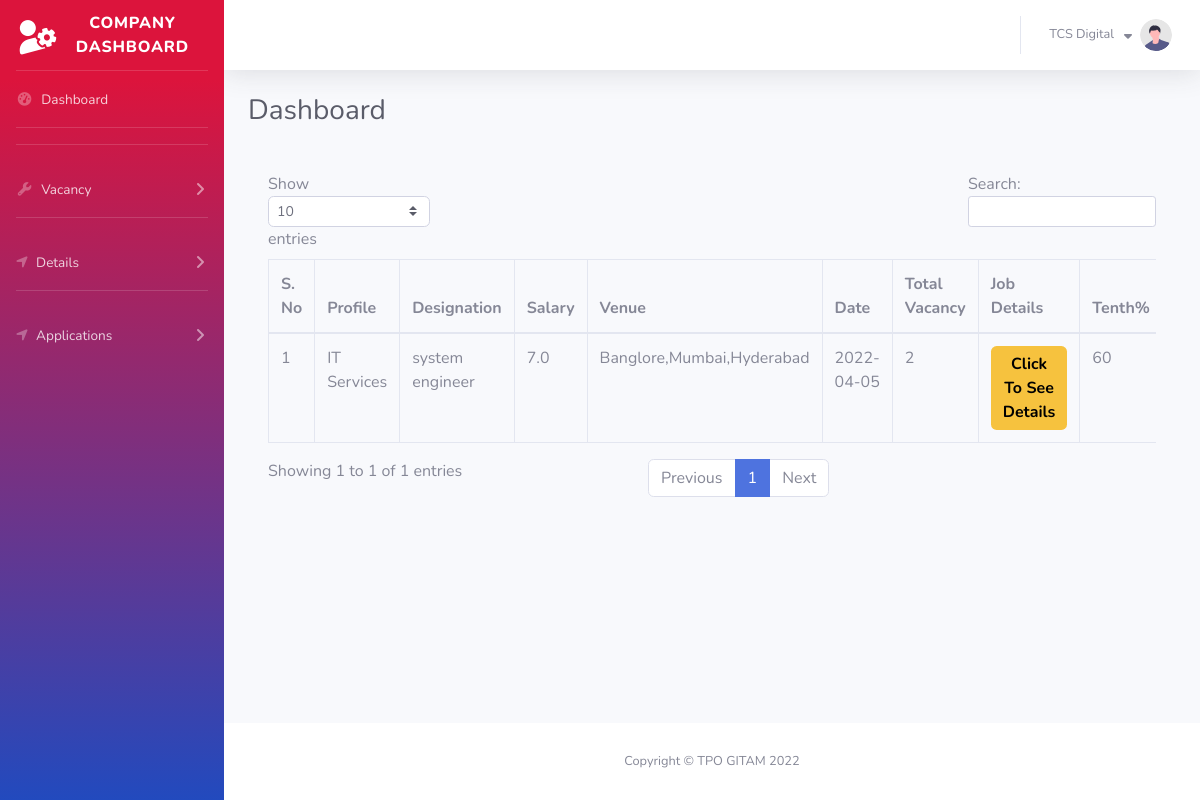
The app's page /hr/vacmgmt.php (signed in) with its own data.
### tables this page shows
CREATE TABLE `hr` (
  `hr_id` int(11) NOT NULL,
  `hr_email` varchar(255) NOT NULL,
  `hr_pass` varchar(255) NOT NULL,
  `hr_fullname` varchar(255) NOT NULL,
  `hr_number` varchar(255) NOT NULL,
  `hr_profile` varchar(255) DEFAULT NULL,
  `hr_companydetails` text NOT NULL
);

CREATE TABLE `vacancy` (
  `vac_id` int(11) NOT NULL,
  `vac_profile` varchar(255) NOT NULL,
  `vac_designation` varchar(255) NOT NULL,
  `vac_salary` varchar(255) NOT NULL,
  `vac_venue` varchar(255) NOT NULL,
  `vac_date` varchar(255) NOT NULL,
  `vac_total` int(11) NOT NULL,
  `vac_company` varchar(255) NOT NULL,
  `vac_status` int(1) NOT NULL DEFAULT 1,
  `vac_job` text NOT NULL,
  `vac_tenth` varchar(255) NOT NULL,
  `vac_twelve` varchar(255) NOT NULL,
  `vac_batch` varchar(255) NOT NULL,
  `vac_backlog` varchar(255) NOT NULL,
  `vac_degree` varchar(255) NOT NULL,
  `vac_branch` varchar(255) NOT NULL,
  `vac_college` varchar(255) NOT NULL
);

### hr/vacmgmt.php (the view, shortened to what this page needs)
<?
include 'includes/header.php';
include "includes/config.php";
?>
<body id="page-top">
    <div id="wrapper">
        <? include "includes/sidebar.php"; ?>
        <div id="content-wrapper" class="d-flex flex-column">
            <div id="content">
                <? include "includes/header2.php"; ?>
                <div class="container-fluid">
                    <h1 class="h3 mb-4 text-gray-800">Dashboard</h1>
                    <div class="card-body">
                            <div class="table-responsive">
                                <table class="table table-bordered" id="dataTable" width="100%" cellspacing="0">
                                    <thead>
                                        <tr>
                                            <th>S. No</th>
                                            <th>Profile</th>
                                            <th>Designation</th>
                                            <th>Salary</th>
                                            <th>Venue</th>
                                            <th>Date</th>
                                            <th>Total Vacancy</th>
                                            <th>Job Details</th>
                                            <th>Tenth%</th>
                                        </tr>
                                    </thead>
                                    <tbody>
                                    <?
                                        $result=$con->query("SELECT * FROM `vacancy` where vac_company='".$_SESSION['name']."' ORDER BY `vac_id` ASC");
                                        $j=1;
                                        while($row1 = mysqli_fetch_assoc($result)) { ?>
                                        <tr>
                                            <td><?= $j++; ?></td>
                                            <td><?=$row1['vac_profile']?></td>
                                            <td><?=$row1['vac_designation']?></td>
                                            <td><?=$row1['vac_salary']?></td>
                                            <td><?=$row1['vac_venue']?></td>
                                            <td><?=$row1['vac_date']?></td>
                                            <td><?=$row1['vac_total']?></td>
                                            <td><??>
                                             <?  if($row1['vac_job'] !=''){
                                  ?>
                                  <a class="btn  btn-primary"  id="click_to_see_job_info<?=$row1['vac_id']?>" onclick="click_to_see_job_info('<?=$row1['vac_id']?>')" style="color: #000000;background-color: #f6c23e;border:0px;"><b>Click To See Details</b></a>
                                  <div id="displ_job_info<?=$row1['vac_id']?>" style="display:none;" name ="displ_job_info" ><?=$row1['vac_job']?></div> <? } else { ?>
                                    <p> There is no information to show</p>
                                  <? } ?>
                                            </td>
                                            <td><?=$row1['vac_tenth']?></td>
                                        </tr>
                                        <? } ?>
                                    </tbody>
                                </table>
                            </div>
                        </div>
                </div>
            </div>
<?  include "includes/footer.php"; ?>

### hr/includes/header2.php (shortened to what this page needs)
<?
 $sql=mysqli_query($con,"SELECT * from `hr` where hr_id='".$_SESSION['hr_id']."'");
 $row=mysqli_fetch_assoc($sql);
 ?>
 <nav class="navbar navbar-expand navbar-light bg-white topbar mb-4 static-top shadow">
<ul class="navbar-nav ml-auto">
    <li class="nav-item dropdown no-arrow">
        <a class="nav-link dropdown-toggle" href="#" id="userDropdown" role="button"
            data-toggle="dropdown" aria-haspopup="true" aria-expanded="false">
            <span class="mr-2 d-none d-lg-inline text-gray-600 small"><?=$row['hr_fullname']?>&nbsp;&nbsp;&nbsp;<i class="fas fa-sort-down"></i></span>
            <img class="img-profile rounded-circle"
                src="img/undraw_profile.svg">
        </a>
    </li>
</ul>
</nav>

### records on screen
hr: hr_fullname "TCS Digital"
vacancy: vac_profile "IT Services", vac_designation "system engineer", vac_salary "7.0", vac_venue "Banglore,Mumbai,Hyderabad", vac_date "2022-04-05", vac_total "2", vac_tenth "60"
